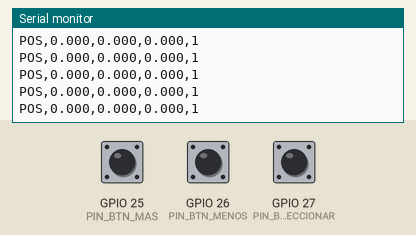
Simulated run of this sketch. Board: ESP32. On the bench: the last lines printed to the serial monitor. Inputs (shaded band) come from the test bench; at power-on: GPIO 27 (PIN_BTN_SELECCIONAR) HIGH, GPIO 25 (PIN_BTN_MAS) HIGH, GPIO 26 (PIN_BTN_MENOS) HIGH.

Above: at 3.2 s.
3.3 s: GPIO 27 (PIN_BTN_SELECCIONAR) pulled LOW for 0.15 s
4.9 s: GPIO 27 (PIN_BTN_SELECCIONAR) pulled LOW for 1 s
At 5.77 s:
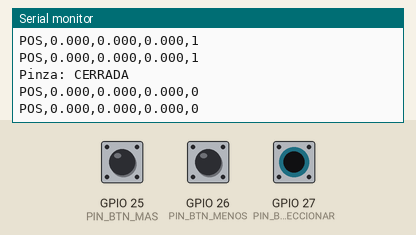
7.4 s: GPIO 27 (PIN_BTN_SELECCIONAR) pulled LOW for 0.15 s
9.0 s: GPIO 27 (PIN_BTN_SELECCIONAR) pulled LOW for 1 s
At 9.87 s:
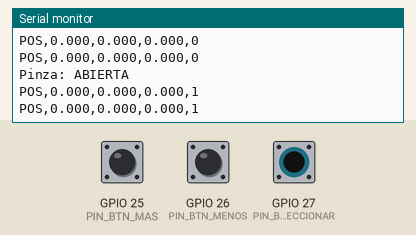
11.5 s: GPIO 25 (PIN_BTN_MAS) pulled LOW for 0.15 s
At 11.53 s:
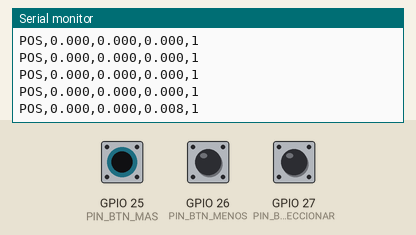
13.1 s: GPIO 26 (PIN_BTN_MENOS) pulled LOW for 1 s
At 13.28 s:
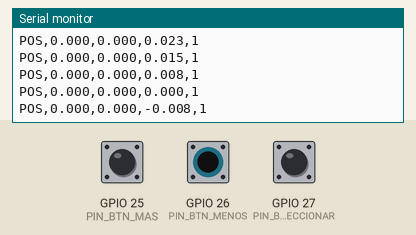
Timing chart, 0 to 16.1 s (numbered marks = the images above; inputs shaded):
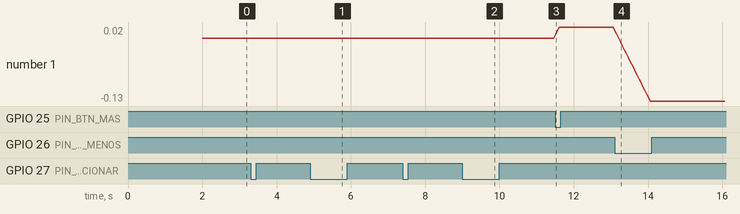

The sketch:

esp32_consola_baxter_3botones.ino
```cpp
// Consola de mandos para Baxter con 3 pulsadores (sin joystick)
// Envia por serial: POS,<x>,<y>,<z>,<grip>   grip: 1 abierta, 0 cerrada

const int PIN_BTN_SELECCIONAR = 27;
const int PIN_BTN_MENOS = 26;
const int PIN_BTN_MAS = 25;

const float RANGO_XY = 0.5;
const float Z_MIN = -0.3;
const float Z_MAX = 0.3;

const float VELOCIDAD = 0.15;
const unsigned long PERIODO_CICLO_MS = 50;
const unsigned long TIEMPO_PULSACION_LARGA_MS = 800;

unsigned long ultimoCiclo = 0;

float pos[3] = {0.0, 0.0, 0.0};
int ejeActivo = 0;
const char nombresEje[3] = {'X', 'Y', 'Z'};

bool gripAbierto = true;

bool estadoAnteriorSel = HIGH;
unsigned long inicioPulsacionSel = 0;
bool pulsacionLargaProcesada = false;
const unsigned long ANTIRREBOTE_MS = 40;
unsigned long ultimoCambioSel = 0;

float limiteMin(int eje) { return (eje == 2) ? Z_MIN : -RANGO_XY; }
float limiteMax(int eje) { return (eje == 2) ? Z_MAX : RANGO_XY; }

void setup() {
  Serial.begin(115200);
  pinMode(PIN_BTN_SELECCIONAR, INPUT_PULLUP);
  pinMode(PIN_BTN_MENOS, INPUT_PULLUP);
  pinMode(PIN_BTN_MAS, INPUT_PULLUP);
  delay(2000);
  Serial.println("ESP32 listo (consola Baxter, 3 pulsadores)");
}

void loop() {
  unsigned long ahora = millis();

  bool sel = digitalRead(PIN_BTN_SELECCIONAR);
  if (sel != estadoAnteriorSel && (ahora - ultimoCambioSel) > ANTIRREBOTE_MS) {
    ultimoCambioSel = ahora;
    if (sel == LOW) {
      inicioPulsacionSel = ahora;
      pulsacionLargaProcesada = false;
    } else {
      unsigned long duracion = ahora - inicioPulsacionSel;
      if (duracion < TIEMPO_PULSACION_LARGA_MS) {
        ejeActivo = (ejeActivo + 1) % 3;
        Serial.print("Eje activo: ");
        Serial.println(nombresEje[ejeActivo]);
      }
    }
    estadoAnteriorSel = sel;
  }
  if (sel == LOW && !pulsacionLargaProcesada && (ahora - inicioPulsacionSel) >= TIEMPO_PULSACION_LARGA_MS) {
    gripAbierto = !gripAbierto;
    pulsacionLargaProcesada = true;
    Serial.println(gripAbierto ? "Pinza: ABIERTA" : "Pinza: CERRADA");
  }

  if (ahora - ultimoCiclo >= PERIODO_CICLO_MS) {
    float delta = VELOCIDAD * (PERIODO_CICLO_MS / 1000.0);
    bool menos = digitalRead(PIN_BTN_MENOS) == LOW;
    bool mas = digitalRead(PIN_BTN_MAS) == LOW;

    if (menos && !mas) {
      pos[ejeActivo] -= delta;
    } else if (mas && !menos) {
      pos[ejeActivo] += delta;
    }
    pos[ejeActivo] = constrain(pos[ejeActivo], limiteMin(ejeActivo), limiteMax(ejeActivo));

    ultimoCiclo = ahora;
    Serial.printf("POS,%.3f,%.3f,%.3f,%d\n", pos[0], pos[1], pos[2], gripAbierto ? 1 : 0);
  }
}
```

Measured:
- after the input at 4.9 s, the serial monitor: prints a new line after 0.80 s (image 1)
- after the input at 9.0 s, the serial monitor: prints a new line after 0.80 s (image 2)
- after the input at 11.5 s, the serial monitor: prints a new line at once (image 3)
- after the input at 13.1 s, the serial monitor: prints a new line after 0.16 s (image 4)
- plotted number 1: 0 → 0.02 after the input at 11.5 s, 0.02 → -0.13 after the input at 13.1 s
